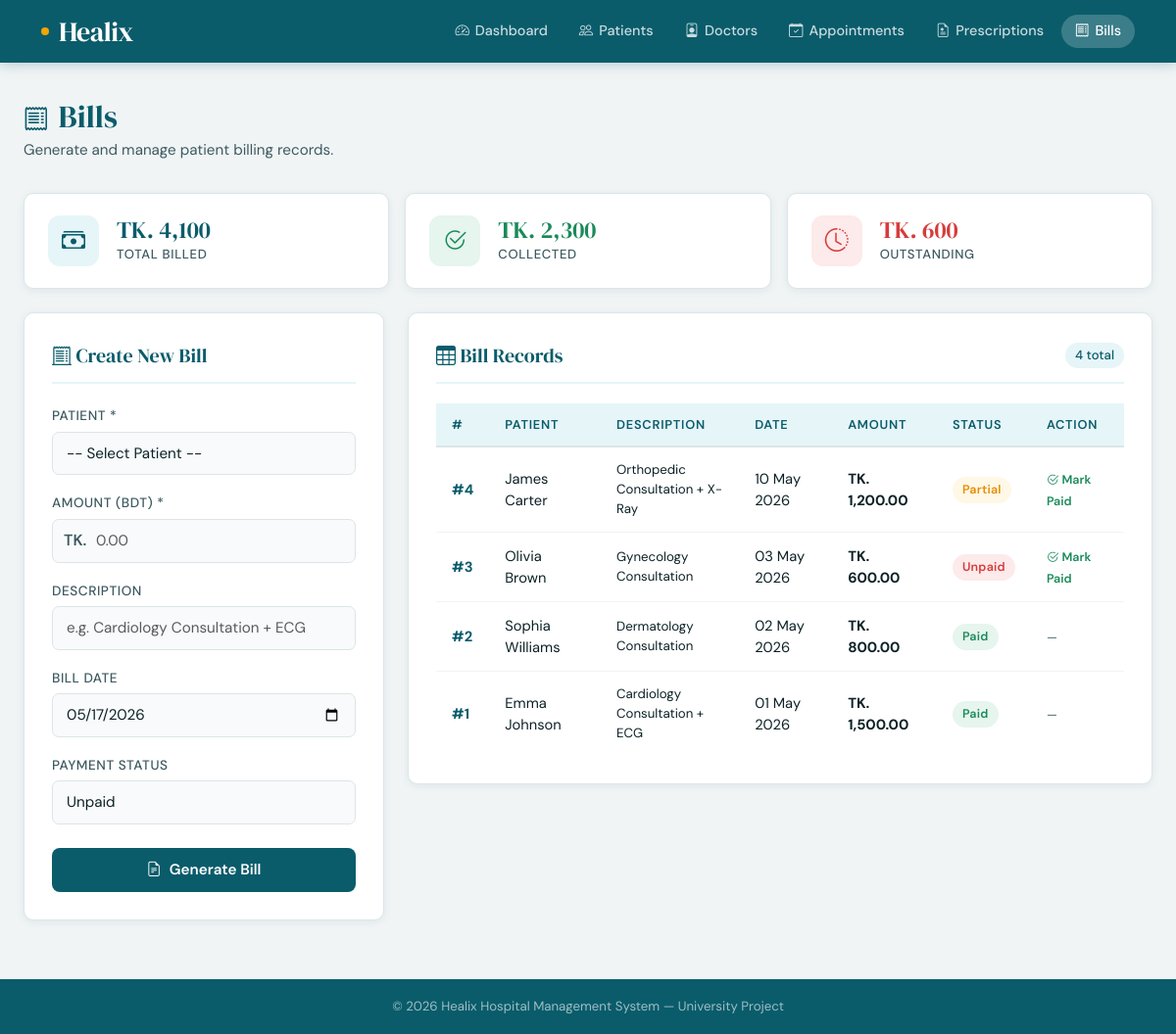
The app's page /pages/bills.php with its own data.
### tables this page shows
CREATE TABLE IF NOT EXISTS bills (
    bill_id         INT AUTO_INCREMENT PRIMARY KEY,
    patient_id      INT             NOT NULL,
    amount          DECIMAL(10,2)   NOT NULL,
    payment_status  ENUM('Unpaid','Paid','Partial') DEFAULT 'Unpaid',
    description     VARCHAR(255),
    bill_date       DATE            DEFAULT (CURRENT_DATE),
    created_at      TIMESTAMP       DEFAULT CURRENT_TIMESTAMP,
    FOREIGN KEY (patient_id) REFERENCES patients(patient_id) ON DELETE CASCADE
);

CREATE TABLE IF NOT EXISTS patients (
    patient_id     INT AUTO_INCREMENT PRIMARY KEY,
    name           VARCHAR(100)    NOT NULL,
    age            INT             NOT NULL,
    gender         ENUM('Male','Female','Other') NOT NULL,
    phone          VARCHAR(20)     NOT NULL UNIQUE,
    blood_group    VARCHAR(5),
    address        TEXT,
    email          VARCHAR(100),
    created_at     TIMESTAMP       DEFAULT CURRENT_TIMESTAMP
);

### pages/bills.php (the view, shortened to what this page needs)
<?php
require_once '../config/db.php';
$bills = $conn->query(
    "SELECT b.bill_id, p.name AS patient_name, b.amount,
            b.payment_status, b.description, b.bill_date
     FROM bills b
     JOIN patients p ON b.patient_id = p.patient_id
     ORDER BY b.bill_id DESC"
);
$total_amount   = $conn->query("SELECT SUM(amount) AS s FROM bills")->fetch_assoc()['s'] ?? 0;
$paid_amount    = $conn->query("SELECT SUM(amount) AS s FROM bills WHERE payment_status='Paid'")->fetch_assoc()['s'] ?? 0;
$unpaid_amount  = $conn->query("SELECT SUM(amount) AS s FROM bills WHERE payment_status='Unpaid'")->fetch_assoc()['s'] ?? 0;
require_once '../includes/header.php';
?>
<div class="page-header">
    <h1><i class="bi bi-receipt" style="font-size:1.6rem;vertical-align:middle;margin-right:10px;"></i>Bills</h1>
    <p>Generate and manage patient billing records.</p>
</div>
<div class="row g-3 mb-4">
    <div class="col-4">
        <div class="stat-card">
            <div class="stat-icon stat-icon-teal"><i class="bi bi-cash-stack"></i></div>
            <div>
                <div class="stat-value" style="font-size:1.5rem;">TK. <?= number_format($total_amount, 0) ?></div>
                <div class="stat-label">Total Billed</div>
            </div>
        </div>
    </div>
    <div class="col-4">
        <div class="stat-card">
            <div class="stat-icon stat-icon-green"><i class="bi bi-check2-circle"></i></div>
            <div>
                <div class="stat-value" style="font-size:1.5rem;color:var(--success);">TK. <?= number_format($paid_amount, 0) ?></div>
                <div class="stat-label">Collected</div>
            </div>
        </div>
    </div>
    <div class="col-4">
        <div class="stat-card">
            <div class="stat-icon stat-icon-red"><i class="bi bi-clock-history"></i></div>
            <div>
                <div class="stat-value" style="font-size:1.5rem;color:var(--danger);">TK. <?= number_format($unpaid_amount, 0) ?></div>
                <div class="stat-label">Outstanding</div>
            </div>
        </div>
    </div>
</div>
<div class="row g-4">
    <div class="col-lg-4">
        <div class="healix-card">
            <div class="card-title"><i class="bi bi-receipt-cutoff"></i> Create New Bill</div>
            <form method="POST" action="">
                <div class="mb-3">
                    <label class="form-label">Patient *</label>
                    <select name="patient_id" class="form-select" required>
                        <option value="">-- Select Patient --</option>
                    </select>
                </div>
                <div class="mb-3">
                    <label class="form-label">Amount (BDT) *</label>
                    <div style="position:relative;">
                        <span style="position:absolute;left:12px;top:50%;transform:translateY(-50%);color:var(--neutral-700);font-weight:600;">TK.</span>
                        <input type="number" name="amount" class="form-control" step="0.01" min="1"
                               placeholder="0.00" style="padding-left:44px;" required>
                    </div>
                </div>
                <div class="mb-3">
                    <label class="form-label">Description</label>
                    <input type="text" name="description" class="form-control"
                           placeholder="e.g. Cardiology Consultation + ECG">
                </div>
                <div class="mb-3">
                    <label class="form-label">Bill Date</label>
                    <input type="date" name="bill_date" class="form-control" value="<?= date('Y-m-d') ?>">
                </div>
                <div class="mb-4">
                    <label class="form-label">Payment Status</label>
                    <select name="payment_status" class="form-select">
                        <option value="Unpaid">Unpaid</option>
                    </select>
                </div>
                <button type="submit" name="add_bill" class="btn-healix-primary">
                    <i class="bi bi-file-earmark-text"></i> Generate Bill
                </button>
            </form>
        </div>
    </div>
    <div class="col-lg-8">
        <div class="healix-card">
            <div class="card-title" style="display:flex;justify-content:space-between;align-items:center;">
                <span><i class="bi bi-table"></i> Bill Records</span>
                <span style="font-family:var(--font-body);font-size:0.82rem;font-weight:500;background:var(--primary-pale);color:var(--primary);padding:3px 10px;border-radius:20px;">
                    <?= $bills->num_rows ?> total
                </span>
            </div>
            <?php if ($bills->num_rows > 0): ?>
            <div class="table-responsive">
                <table class="healix-table">
                    <thead>
                        <tr>
                            <th>#</th>
                            <th>Patient</th>
                            <th>Description</th>
                            <th>Date</th>
                            <th>Amount</th>
                            <th>Status</th>
                            <th>Action</th>
                        </tr>
                    </thead>
                    <tbody>
                        <?php while ($row = $bills->fetch_assoc()):
                            $badge = match($row['payment_status']) {
                                'Paid'    => 'badge-success',
                                'Partial' => 'badge-warning',
                                default   => 'badge-danger',
                            };
                        ?>
                        <tr>
                            <td><strong style="color:var(--primary);">#<?= $row['bill_id'] ?></strong></td>
                            <td><?= htmlspecialchars($row['patient_name']) ?></td>
                            <td style="font-size:0.83rem;max-width:160px;"><?= htmlspecialchars($row['description'] ?: '—') ?></td>
                            <td><?= date('d M Y', strtotime($row['bill_date'])) ?></td>
                            <td><strong>TK. <?= number_format($row['amount'], 2) ?></strong></td>
                            <td><span class="badge-healix <?= $badge ?>"><?= $row['payment_status'] ?></span></td>
                            <td>
                                <?php if ($row['payment_status'] !== 'Paid'): ?>
                                <a href="?pay=1&id=<?= $row['bill_id'] ?>"
                                   style="font-size:0.78rem;color:var(--success);font-weight:600;text-decoration:none;"
                                   onclick="return confirm('Mark this bill as Paid?')">
                                    <i class="bi bi-check2-circle"></i> Mark Paid
                                </a>
                                <?php else: ?>
                                <span style="color:var(--neutral-700);font-size:0.78rem;">—</span>
                                <?php endif; ?>
                            </td>
                        </tr>
                        <?php endwhile; ?>
                    </tbody>
                </table>
            </div>
            <?php endif; ?>
        </div>
    </div>
</div>
<?php require_once '../includes/footer.php'; ?>

### includes/header.php (style rules this page uses)
:root { --primary: #0a5c6b; --primary-light:#0e8fa8; --primary-pale: #e6f5f8; --accent: #f0a500; --accent-pale: #fff8e6; --danger: #d63c3c; --success: #1a8a5a; --warning: #e88c00; --neutral-50: #f8fafb; --neutral-100: #f0f4f5; --neutral-200: #dde5e8; --neutral-700: #3d5a61; --neutral-900: #0d2226; --font-heading: 'DM Serif Display', Georgia, serif; --font-body: 'DM Sans', system-ui, sans-serif; --radius: 10px; --shadow-sm: 0 2px 8px rgba(10,92,107,0.08); --shadow-md: 0 4px 20px rgba(10,92,107,0.12); --shadow-lg: 0 8px 40px rgba(10,92,107,0.16); }
*, *::before, *::after { box-sizing: border-box; }
body { font-family: var(--font-body); background-color: var(--neutral-100); color: var(--neutral-900); margin: 0; min-height: 100vh; }
.page-header { margin-bottom: 32px; }
.page-header h1 { font-family: var(--font-heading); font-size: 2rem; color: var(--primary); margin: 0 0 4px; }
.page-header p { color: var(--neutral-700); font-size: 0.95rem; margin: 0; }
.healix-card { background: #fff; border-radius: var(--radius); border: 1px solid var(--neutral-200); box-shadow: var(--shadow-sm); padding: 28px; }
.healix-card .card-title { font-family: var(--font-heading); font-size: 1.25rem; color: var(--primary); margin-bottom: 20px; padding-bottom: 12px; border-bottom: 2px solid var(--primary-pale); }
.form-label { font-weight: 500; font-size: 0.85rem; color: var(--neutral-700); margin-bottom: 5px; text-transform: uppercase; letter-spacing: 0.04em; }
.form-control, .form-select { border: 1.5px solid var(--neutral-200); border-radius: 7px; padding: 10px 14px; font-family: var(--font-body); font-size: 0.95rem; color: var(--neutral-900); transition: border-color 0.2s, box-shadow 0.2s; background: var(--neutral-50); }
.btn-healix-primary { background: var(--primary); color: #fff; border: none; border-radius: 8px; padding: 11px 20px; font-weight: 600; font-size: 0.95rem; font-family: var(--font-body); width: 100%; cursor: pointer; transition: background 0.2s, transform 0.15s; display: flex; align-items: center; justify-content: center; gap: 8px; }
.healix-table { width: 100%; border-collapse: collapse; font-size: 0.92rem; }
.healix-table thead th { background: var(--primary-pale); color: var(--primary); font-weight: 600; font-size: 0.8rem; text-transform: uppercase; letter-spacing: 0.06em; padding: 12px 16px; border-bottom: 2px solid var(--neutral-200); white-space: nowrap; }
.healix-table tbody tr { transition: background 0.15s; }
.healix-table tbody td { padding: 13px 16px; border-bottom: 1px solid var(--neutral-100); color: var(--neutral-900); vertical-align: middle; }
.healix-table tbody tr:last-child td { border-bottom: none; }
.badge-healix { display: inline-flex; align-items: center; gap: 5px; padding: 4px 10px; border-radius: 20px; font-size: 0.78rem; font-weight: 600; letter-spacing: 0.02em; }
.badge-success { background: #e6f5ee; color: var(--success); }
.badge-danger { background: #fdeaea; color: var(--danger); }
.badge-warning { background: var(--accent-pale); color: var(--warning); }
.stat-card { background: #fff; border-radius: var(--radius); border: 1px solid var(--neutral-200); padding: 22px 24px; display: flex; align-items: center; gap: 18px; box-shadow: var(--shadow-sm); transition: box-shadow 0.2s; }
.stat-icon { width: 52px; height: 52px; border-radius: 12px; display: flex; align-items: center; justify-content: center; font-size: 1.5rem; flex-shrink: 0; }
.stat-icon-teal { background: var(--primary-pale); color: var(--primary); }
.stat-icon-green { background: #e6f5ee; color: var(--success); }
.stat-icon-red { background: #fdeaea; color: var(--danger); }
.stat-value { font-family: var(--font-heading); font-size: 2rem; color: var(--primary); line-height: 1; }
.stat-label { font-size: 0.82rem; color: var(--neutral-700); font-weight: 500; text-transform: uppercase; letter-spacing: 0.05em; margin-top: 3px; }

### records on screen
bills: bill_id "4", patient.name "James Carter", description "Orthopedic Consultation + X-Ray", bill_date "10 May 2026", amount "1,200.00", payment_status "Partial"
bills: bill_id "3", patient.name "Olivia Brown", description "Gynecology Consultation", bill_date "03 May 2026", amount "600.00", payment_status "Unpaid"
bills: bill_id "2", patient.name "Sophia Williams", description "Dermatology Consultation", bill_date "02 May 2026", amount "800.00", payment_status "Paid"
bills: bill_id "1", patient.name "Emma Johnson", description "Cardiology Consultation + ECG", bill_date "01 May 2026", amount "1,500.00", payment_status "Paid"

### other values on screen
$total_amount "4,100"
$paid_amount "2,300"
$unpaid_amount "600"
$bills->num_rows "4"
